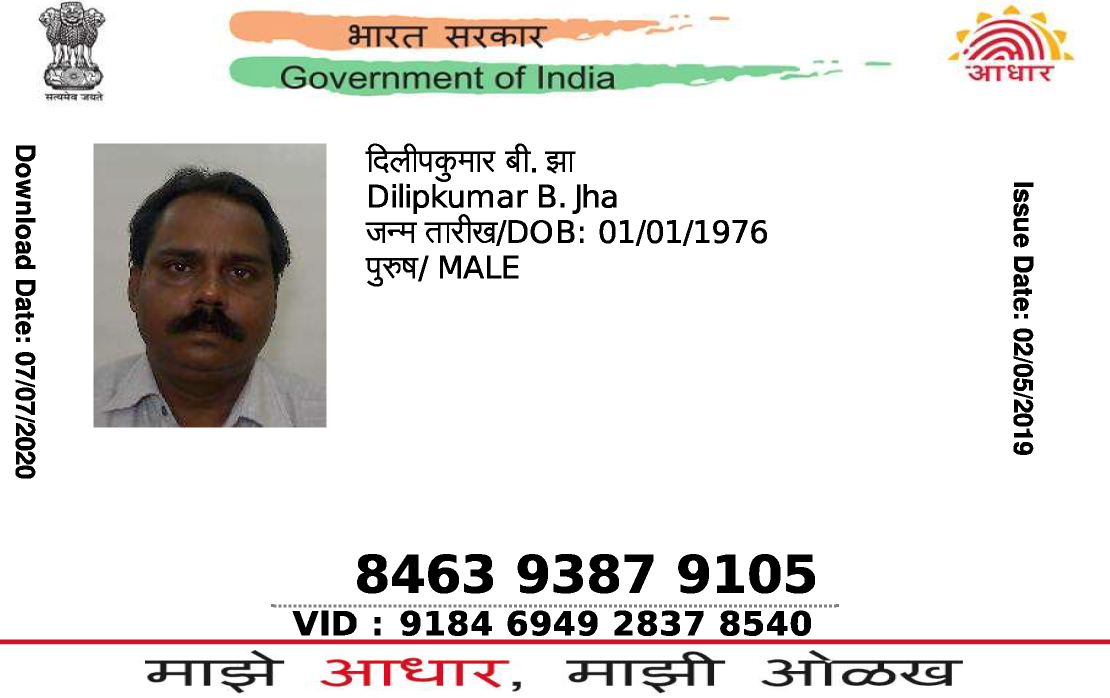
#> input picture test1.png, 2220 x 1396 px (shown at 1/2 size)
$ python aadharExtract.py test1.png
#> lines starting #> are read from the running program, lines starting #| are printed output that depends on the picture
# # This is a sample Python script.
#
# # Press Shift+F10 to execute it or replace it with your code.
# # Press Double Shift to search everywhere for classes, files, tool windows, actions, and settings.
#
#
# def print_hi(name):
#     # Use a breakpoint in the code line below to debug your script.
#     print(f'Hi, {name}')  # Press Ctrl+F8 to toggle the breakpoint.
#
#
# # Press the green button in the gutter to run the script.
# if __name__ == '__main__':
#     print_hi('PyCharm')
#
# # See PyCharm help at https://www.jetbrains.com/help/pycharm/

import pytesseract
from PIL import Image
import datetime
import cv2
import sys
import os
import os.path
import re
import numpy as np


# class to extract text from an image where the image file is passed as an argument
class Text_Extractor():
    # Constructor
    def __init__(self, image_file):
        self.image_file = image_file
        if self is None:
            return 0

    # Function to extract the text from image as string
    def extract_text(self):
        # img=Image.open(self.image_file)
        img = cv2.imread(self.image_file)
#> img is the input picture: shape (1396, 2220, 3); mean B, G, R 221.8, 224, 226.5
        # resize the image
        img = cv2.resize(img, None, fx=2, fy=2, interpolation=cv2.INTER_CUBIC)
#> img: shape (2792, 4440, 3)
        # convert the image to gray
        img = cv2.cvtColor(img, cv2.COLOR_BGR2GRAY)
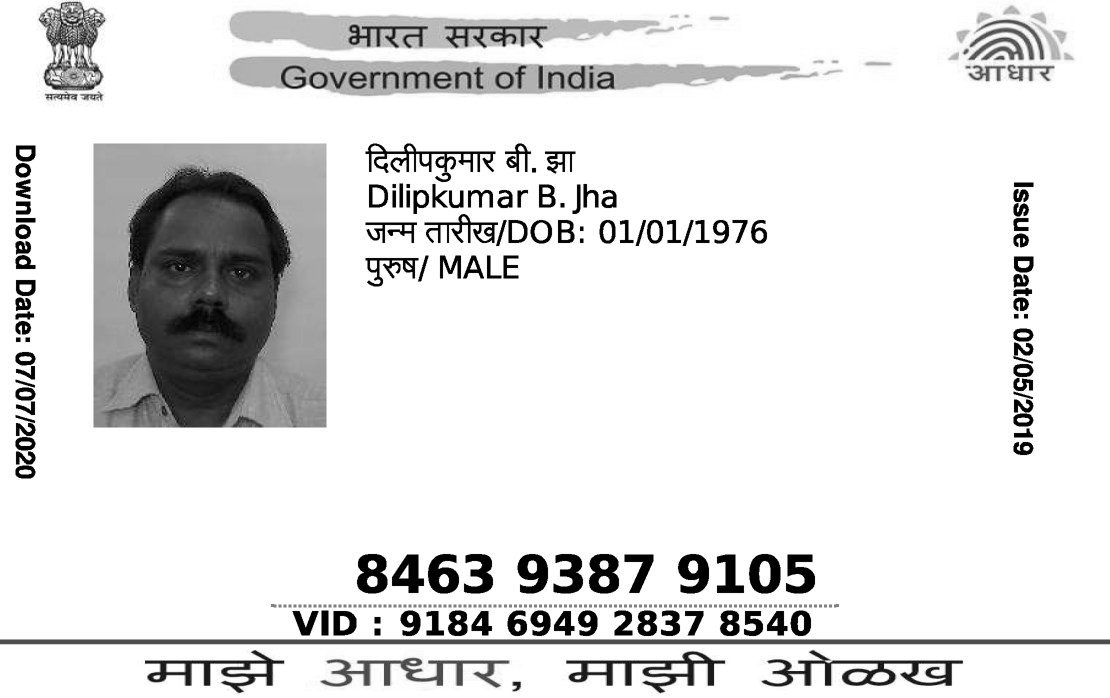
#> img: shape (2792, 4440) (shown at 1/4 size); min 0, max 255, mean 224.5
        # the following command uses the tesseract directory path to get the trained data in the config option
#> (the run stopped early here; a loop or call above may not have finished)

$ run again, on 4.JPG
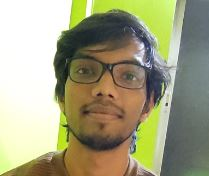
#> input picture 4.JPG, 209 x 176 px
#> in extract_text, img is the input picture: shape (176, 209, 3); mean B, G, R 128.6, 160.7, 162.6
#> in extract_text, `img = cv2.resize(img, None, fx=2, fy=2, interpolation=cv2.INTER_CUBIC)`:
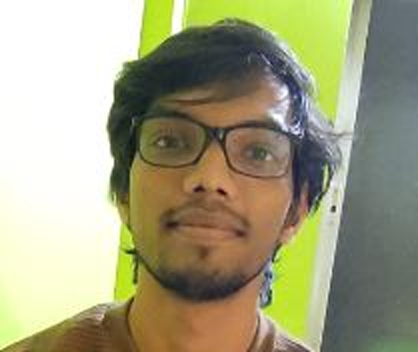
#> img: shape (352, 418, 3); mean B, G, R 128.6, 160.7, 162.6
#> in extract_text, `img = cv2.cvtColor(img, cv2.COLOR_BGR2GRAY)`:
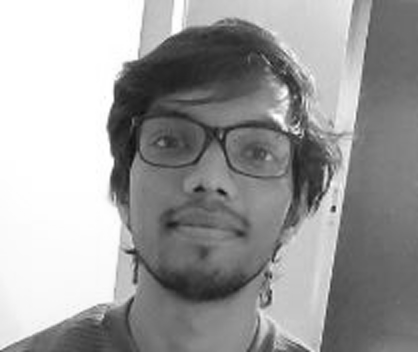
#> img: shape (352, 418); min 16, max 255, mean 157.6
